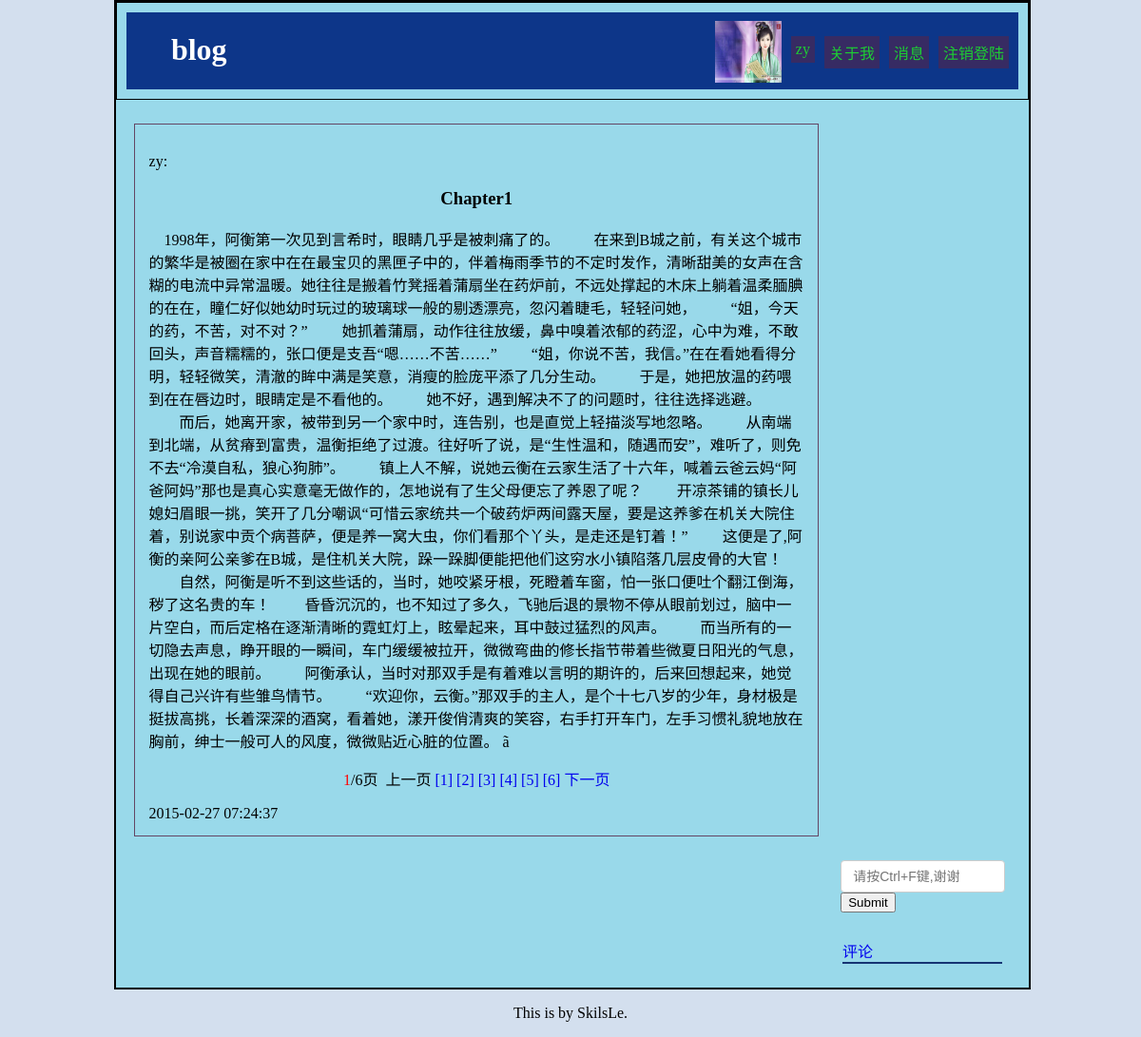
Screenshot of /php/content.php?content_id=2 (signed in) with the database file from the repository.
### tables this page shows
CREATE TABLE IF NOT EXISTS `blog_content` (
  `user_id` int(11) NOT NULL,
  `user_name` varchar(10) NOT NULL,
`content_id` int(11) NOT NULL,
  `content_title` varchar(225) NOT NULL,
  `type` varchar(32) NOT NULL,
  `content` text NOT NULL,
  `time` timestamp NOT NULL DEFAULT CURRENT_TIMESTAMP ON UPDATE CURRENT_TIMESTAMP
);

### php/content.php (the view, shortened to what this page needs)
<?php
	include"../php/connect.php";
	$user_id =  $_SESSION['id'];
	$user_name =  $_SESSION['name'];
    $content_id=$_GET['content_id'];
	?>
	<?php
    function ff_page($content,$page)
    {
    global $expert_id;
    $content_id=$_GET['content_id'];
    if (empty($page)) {
         $page = 1 ;
    }
    $PageLength = 3000;
    $CLength = strlen($content);
    $PageCount = floor(($CLength / $PageLength)) + 1;
    $PageArray=array();
    $Seperator = array("\n","\r","。","!","?",";",",","”","’",".","！","？","；");
    if($CLength <= $PageLength)
     {
        echo $content;
     }
       else{
        $PageArray[0]=0;
        $i=0;
    for( $j=0 ; $j < sizeof($Seperator); $j++)
       {
      $Pos=strpos($content,$Seperator[$j],$PageArray[$i]+2900);
      while($Pos > 0 && $Pos<($i+1)*$PageLength && $Pos > $i*$PageLength )
      {
     $PageArray[$i] = $Pos ;
     if ($Pos+$PageLength > $CLength)
     {
         $start_p = $CLength-1 ;
     }
     else{
         $start_p = $Pos+$PageLength ;
     }
     $Pos = strpos($content,$Seperator[$j],$start_p) ;
      }
        if($PageArray[$i]>0)
        {
         $j = $j + sizeof($Seperator) + 1;
        }
 }
    for( $i = 1; $i < $PageCount-1; $i++ )
    {
       for( $j = 0 ; $j < sizeof($Seperator); $j++)
       {
         $Pos=strpos($content,$Seperator[$j],$PageArray[$i-1]+2900);
     while($Pos > 0 && $Pos < ($i+1)*$PageLength && $Pos > $i*$PageLength )
   {
      $PageArray[$i] = $Pos ;
      if ($Pos+$PageLength > $CLength)
      {
         $start_p2 = $CLength-1 ;
      }
      else{
         $start_p2 = $Pos+$PageLength ;
      }
      $Pos = strpos($content,$Seperator[$j],$start_p2) ;
    }
   if($PageArray[$i]>0)
   {
    $j = $j + sizeof($Seperator) + 1;
   }
    }
   }
    $PageArray[$PageCount-1] = $CLength;
    if($page==1)
 {
     $output=substr($content,0,$PageArray[$page-1]+2);
 }
    echo $output ;
 if($PageCount > 1)
 {
    echo "<br \><center>";
    echo "<font color='ff0000'>".$page."</font>/".$PageCount."页 &nbsp;";
    if($page>1)
     echo "<a href=".$_SERVER['PHP_SELF']."?expert_id=$expert_id&content_id=$content_id&page_t=".($page-1).">上一页</a> ";
    else
      echo "上一页 ";
    for( $i=1 ; $i <= $PageCount ; $i++)
    {
     echo "<a href=".$_SERVER['PHP_SELF']."?expert_id=$expert_id&content_id=$content_id&page_t=".$i.">[".$i."]</a> ";
    }
    if($page < $PageCount)
        echo " <a href=".$_SERVER['PHP_SELF']."?expert_id=$expert_id&content_id=$content_id&page_t=".($page+1).">下一页</a> ";
  else
   echo " 下一页 ";
  echo "</center>";
    }
 }
}
?>
<html>
<head>
	<link rel="stylesheet" href="../css/index_style.css">
	<link rel="stylesheet" href="../css/tab.css">
	<link rel="stylesheet" href="../css/timeline.css">
</head>
<body>
<div id="main">
	<div id="header_out">
		<div id="header">
			<div id="header_left">
				<h1>blog</h1>
			</div>
			<div id="header_right">
				<li><a href="../php/cancel.php">注销登陆</a></li>
				<li><a href="#">消息</a></li>
				<li><a href="#">关于我</a></li>
				<li><a href="#"><?php echo $user_name;?></a></li>
				<a href="../php/upload.php"><img src="../php/pic/pic<?php echo $user_id;?>.jpg"  onError="this.src='../php/pic/default.jpg';"/></a>
			</div>
		</div>
	</div>
	<div id="body">
		<div class="body_right2" style="display:block;">
			<div id="log">
				<?php
					$result = $db->query("SELECT * FROM `blog_content` WHERE `content_id` = '$content_id'");
					foreach ($result as $value) {
						print("<p>{$value['user_name']}:</p> <h3>{$value['content_title']}</h3>
							<p id='p'>");
					    $content1=$value['content'];
					    $current=$_REQUEST['page_t'];
					    $result= ff_page($content1,$current);
					    print("{$result}</p>              <span>{$value['time']}</span>
                </div>
    </div>
    <div id='search'>
    <div id='sear'>
      <input type='text' class='form-control' placeholder='请按Ctrl+F键,谢谢'>
      <button type='submit' class='btn btn-default'>Submit</button></div>");
          $content_id=$value['content_id'];
              echo <<<STR
            <div class="time" >
              <a href="#a" class="ping">评论</a>
              <div name="a" class="discu">
                <form name="input" action="../php/discuss.php?content_id={$content_id}" method="post">
                <input type="text" name="discuss" placeholder="{$user_name}说:"/>
                <input type="submit" value="发表" />
                </form>
              </div>
              <div class="reply">
STR;
              echo <<<STR
              </div>
            </div>
          </div>
STR;
}
					?>
		</div>
	</div>
<div id="footer">
	<p>This is by SkilsLe.</p>
</div>
</body>
</html>

### css/index_style.css (style rules this page uses)
body { margin: 0; padding: 0; background: #d3dfee; }
h1 { color: #fff; }
li { list-style: none; }
a { text-decoration: none; }
#main { width: 80%; background: #99d9ea; margin-left: 10%; border: 2px solid #000; }
#header_out { border: 1px solid #000; }
#header { margin: 10px; background: #0d3689; height: 80.875px; }
#header a { color: #1DCF33; }
#header_left { width: 40%; float: left; margin-left: 5%; }
#header_right { float: right; }
#header_right li { list-style: none; float: right; margin-right: 10px; margin-top: 25px; background: #372b63; padding: 5px; text-align: center; }
#header_right img { width: 70px; height: 65px; float: right; margin-top: 9px; margin-right: 10px; }
#body { overflow: auto; }
#search { float: right; margin: 25px; width: 18%; overflow: hidden; }
.form-control { display: block; width: 100%; padding: 6px 12px; font-size: 14px; line-height: 1.42857143; color: #555; border: 1px solid #ccc; border-radius: 4px; }
.time { width: 96%; margin: 0 1%; }
.reply { border: 1px solid #163473; width: 100%; }
.time a { width: 38px; }
#footer { margin-left: 45%; }
#sear { margin-bottom: 16%; }

### css/tab.css (style rules this page uses)
.body_right2 { margin-top: 25px; width: 75%; margin-left: 2%; float: left; }
#log { border: 1px solid #644664; padding: 2%; }
#log h3 { text-align: center; }

### rows the page displays
blog_content: user_name "zy", content_title "Chapter1", content "1998年，阿衡第一次见到言希时，眼睛几乎是被刺痛了的。 在来到B城之前，有关这个城市的繁华是被圈在家中在在最宝贝的黑匣子中的，伴着梅雨季节的不定时发作，清晰甜美的女声在含糊的电流中异常温暖。她往往是搬着竹凳摇着蒲扇坐在药炉前，不远处撑起的木床上躺着温柔腼腆的在在，瞳仁好似她幼时玩过的玻璃球一般的剔透漂亮，忽闪着睫毛，轻轻问她， “姐，今天的药，不苦，对不对？” 她抓着蒲扇，动作往往放缓，鼻中嗅着浓郁的药涩，心中为难，不敢回头，声音糯糯的，张口便是支吾“嗯……不苦……” “姐，你说不苦，我信。”在在看她看得分明，轻轻微笑，清澈的眸中满是笑意，消瘦的脸庞平添了几分生动。 于是，她把放温的药喂到在在唇边时，眼睛定是不看他的。 她不好，遇到解决不了的问题时，往往选择逃避。 而后，她离开家，被带到另一个家中时，连告别，也是直觉上轻描淡写地忽略。 从南端到北端，从贫瘠到富贵，温衡拒绝了过渡。往好听了说，是“生性温和，随遇而安”，难听了，则免不去“冷漠自私，狼心狗肺”。 镇上人不解，说她云衡在云家生活了十六年，喊着云爸云妈“阿爸阿妈”那也是真心实意毫无做作的，怎地说有了生父母便忘了养恩了呢？ 开凉茶铺的镇长儿媳妇眉眼一挑，笑开了几分嘲讽“可惜云家统共一个破药炉两间露天屋，要是这养爹在机关大院住着，别说家中贡个病菩萨，便是养一窝大虫，你们看那个丫头，是走还是钉着！” 这便是了,阿衡的亲阿公亲爹在B城，是住机关大院，跺一跺脚便能把他们这穷水小镇陷落几层皮骨的大官！ 自然，阿衡是听不到这些话的，当时，她咬紧牙根，死瞪着车窗，怕一张口便吐个翻江倒海，秽了这名贵的车！…", content "6", time "2015-02-27 07:24:37"

### other values shown
$user_name "zy"
